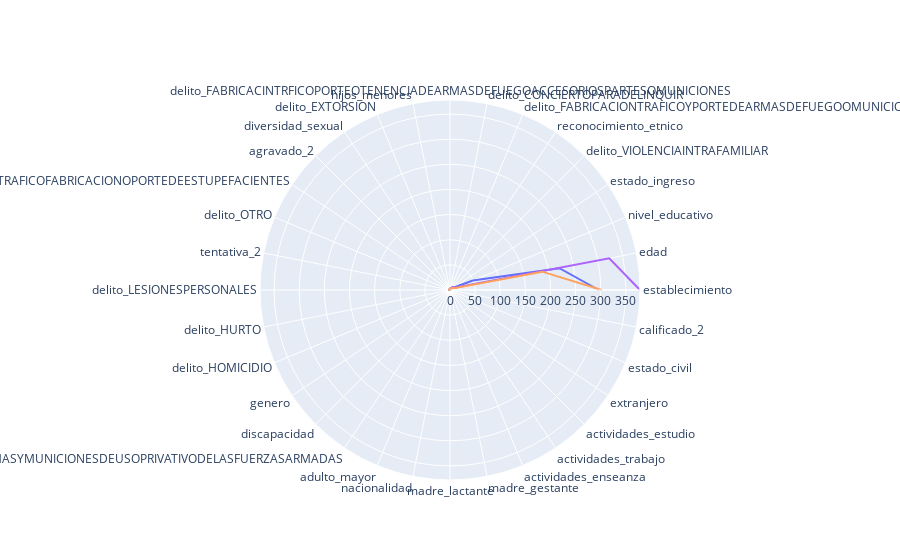

Notebook code for this chart:
### Code cell
radar_plot(joined)

### Figure 1 — Plotly figure (JSON) as saved in the notebook; plotly's stock layout.template omitted (floating-point values rounded to 4 significant figures; data arrays with more than 128 entries replaced by an {"elided": "..."} marker saying what was removed)
{"data": [{"name": "Cluster 0", "r": [296, 222, 49, 8, 4, 2, 1, 1, 1, 1, 1, 1, 1, 0, 0, 0, 0, 0, 0, 0, 0, 0, 0, 0, 0, 0, 0, 0, 0, 0, 0, 0], "theta": {"elided": "160 str values"}, "type": "scatterpolar"}, {"name": "Cluster 1", "r": [2, 2, 2, 1, 0, 0, 0, 0, 0, 0, 0, 0, 0, 0, 0, 0, 0, 0, 0, 0, 0, 0, 0, 0, 0, 0, 0, 0, 0, 0, 0, 0], "theta": {"elided": "160 str values"}, "type": "scatterpolar"}, {"name": "Cluster 2", "r": [2, 2, 1, 1, 0, 0, 0, 0, 0, 0, 0, 0, 0, 0, 0, 0, 0, 0, 0, 0, 0, 0, 0, 0, 0, 0, 0, 0, 0, 0, 0, 0], "theta": {"elided": "160 str values"}, "type": "scatterpolar"}, {"name": "Cluster 3", "r": [378, 323, 13, 9, 8, 6, 3, 3, 3, 2, 2, 2, 2, 2, 2, 1, 1, 0, 0, 0, 0, 0, 0, 0, 0, 0, 0, 0, 0, 0, 0, 0], "theta": {"elided": "160 str values"}, "type": "scatterpolar"}, {"name": "Cluster 4", "r": [302, 187, 9, 8, 5, 4, 3, 3, 3, 2, 2, 2, 2, 1, 1, 1, 1, 0, 0, 0, 0, 0, 0, 0, 0, 0, 0, 0, 0, 0, 0, 0], "theta": {"elided": "160 str values"}, "type": "scatterpolar"}], "layout": {"polar": {"radialaxis": {"visible": true}}, "showlegend": false}}
